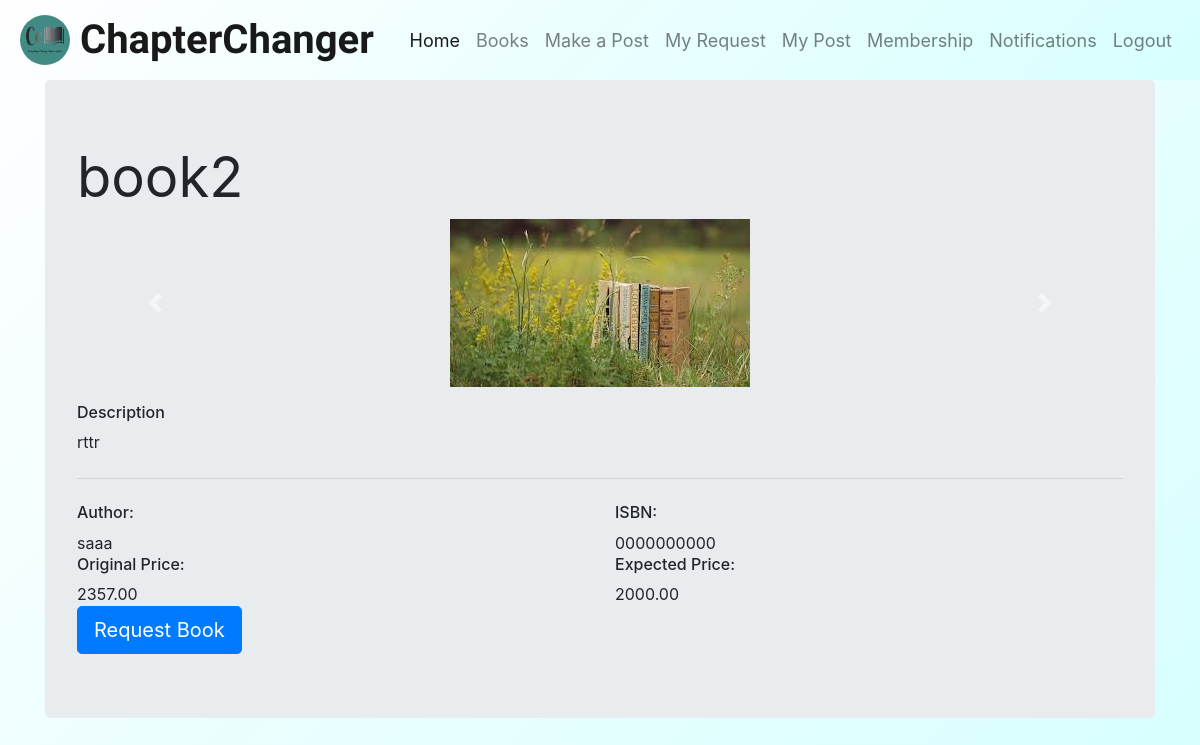
The page /book_display.php?b_id=36 (signed in) on the database its author committed.
### tables this page shows
CREATE TABLE `postbook` (
  `b_id` int(11) NOT NULL,
  `b_name` varchar(255) NOT NULL,
  `b_isbn` varchar(20) NOT NULL,
  `b_auth` varchar(255) NOT NULL,
  `og_pr` decimal(10,2) NOT NULL,
  `ex_pr` decimal(10,2) NOT NULL,
  `descript` text NOT NULL,
  `pic1` varchar(255) NOT NULL,
  `pic2` varchar(255) DEFAULT NULL,
  `genr1` varchar(100) DEFAULT NULL,
  `genr2` varchar(100) DEFAULT NULL,
  `used` enum('N','Y') NOT NULL DEFAULT 'N',
  `user_id` int(11) NOT NULL,
  `dt_creation` timestamp NOT NULL DEFAULT current_timestamp(),
  `user_name` varchar(50) DEFAULT NULL
);

### book_display.php (the view, shortened to what this page needs)
<?php
include 'dbconnect.php';
if (isset($_GET['b_id'])) {
    $book_id = $_GET['b_id'];
    $sql = "SELECT * FROM `postbook` WHERE `b_id` = '$book_id'";
    $result = mysqli_query($conn, $sql);
    if ($result && mysqli_num_rows($result) > 0) {
        $row = mysqli_fetch_assoc($result);
        $bok_n = $row['b_name'];
        $og_pr = $row['og_pr'];
        $ex_pr = $row['ex_pr'];
        $description = $row['descript'];
        $auth = $row['b_auth'];
        $isbn = $row['b_isbn'];
        $pic1 = $row['pic1'];
    } else {
        echo "Book not found.";
    }
} else {
    echo "Invalid request.";
}
?>
<!DOCTYPE html>
<html lang="en">
<head>
    <link rel="stylesheet" href="https://stackpath.bootstrapcdn.com/bootstrap/4.5.2/css/bootstrap.min.css">
    <link href="https://cdn.jsdelivr.net/npm/aos@2.3.1/dist/aos.css" rel="stylesheet">
    <link rel="stylesheet" href="styles.css">
</head>
<body>
<nav class="navbar navbar-expand-lg navbar-light bg-light" data-aos="fade-down"
     data-aos-anchor-placement="top-bottom"  data-aos-duration="3000">
  <a class="navbar-brand" href="home.php">
    <img src="images/cc-high-resolution-logo.png" alt="Your Logo">
    ChapterChanger
  </a>
  <div class="collapse navbar-collapse" id="navbarSupportedContent">
    <ul class="navbar-nav">
      <li class="nav-item active">
        <a class="nav-link" href="home.php">Home</a>
      </li>
      <li class="nav-item">
        <a class="nav-link" href="books.php">Books</a>
      </li>
      <li class="nav-item">
        <a class="nav-link" href="makeapost_d.php">Make a Post</a>
      </li>
      <li class="nav-item">
        <a class="nav-link" href="myrequest.php">My Request</a>
      </li>
      <li class="nav-item">
        <a class="nav-link" href="mypost.php">My Post</a>
      </li>
      <li class="nav-item">
        <a class="nav-link" href="sub.php">Membership</a>
      </li>
      <li class="nav-item">
        <a class="nav-link" href="#" id="notificationsTab" data-toggle="modal" data-target="#notificationsModal">Notifications</a>
      </li>
      <li class="nav-item">
        <a class="nav-link" href="logout.php">Logout</a>
      </li>
    </ul>
  </div>
</nav>
<div class="container">
    <div class="jumbotron">
        <h1 class="display-4"><b><?php echo $bok_n; ?></b></h1>
        <div id="carouselExampleControls" class="carousel slide" data-ride="carousel">
            <div class="carousel-inner">
                <div class="carousel-item active">
                    <img src="images/uploads/<?php echo $pic1; ?>" class="d-block mx-auto" style="max-width: 100%; height: auto;" alt="First slide">
                </div>
            </div>
            <a class="carousel-control-prev" href="#carouselExampleControls" role="button" data-slide="prev">
                <span class="carousel-control-prev-icon" aria-hidden="true"></span>
            </a>
            <a class="carousel-control-next" href="#carouselExampleControls" role="button" data-slide="next">
                <span class="carousel-control-next-icon" aria-hidden="true"></span>
            </a>
        </div>
        <p class="lead"><h6>Description</h6><?php echo $description; ?></p>
        <hr class="my-4">
        <div class="row">
            <div class="col-md-6">
                <div class="panel panel-default">
                    <div class="panel-body">
                        <h6>Author:</h6> <?php echo $auth; ?>
                    </div>
                </div>
            </div>
            <div class="col-md-6">
                <div class="panel panel-default">
                    <div class="panel-body">
                        <h6>ISBN:</h6> <?php echo $isbn; ?>
                    </div>
                </div>
            </div>
        </div>
        <div class="row">
            <div class="col-md-6">
                <div class="panel panel-default">
                    <div class="panel-body">
                        <h6>Original Price:</h6> <?php echo $og_pr; ?>
                    </div>
                </div>
            </div>
            <div class="col-md-6">
                <div class="panel panel-default">
                    <div class="panel-body">
                        <h6>Expected Price:</h6> <?php echo $ex_pr; ?>
                    </div>
                </div>
            </div>
        </div>
        <button type="button" class="btn btn-primary btn-lg" data-toggle="modal" data-target="#buyrequestmodal">
            Request Book
        </button>
    </div>
</body>
</html>

### styles.css (style rules this page uses)
body { background: linear-gradient(-225deg, #FFFEFF 0%, #D7FFFE 100%); }
.navbar { padding: 20px; height: 80px; background: linear-gradient(-225deg, #FFFEFF 0%, #D7FFFE 100%); }
.navbar-brand { display: flex; align-items: center; color: #333; font-weight: bold; text-decoration: none; font-family: 'Amatic SC', cursive; font-size: 40px; }
.navbar-brand img { width: 50px; height: 50px; border-radius: 50%; margin-right: 10px; }
.navbar-nav { margin-left: auto; }
.navbar-nav .nav-link { font-size: 18px; }
.navbar-nav .nav-item:nth-child(5) { margin-right: auto; }

### rows shown on the page
postbook: b_name "book2", pic1 (picture), descript "rttr", b_auth "saaa", b_isbn "0000000000", og_pr "2357.00", ex_pr "2000.00"
